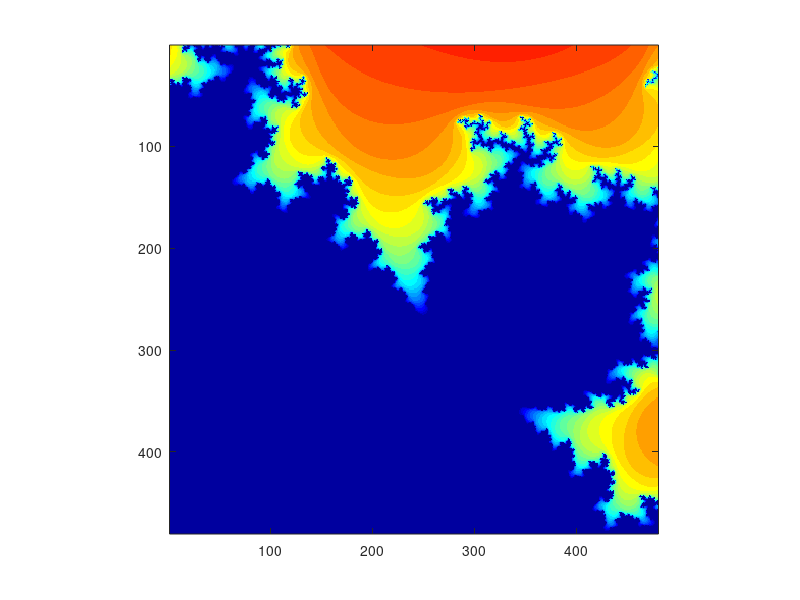

Write MATLAB code to recreate this figure.
% The given values from the assignment to get the image from 7A
xc = .225;
yc = -.540;
halfsize =  0.12;
res = 480;
zoom = 1;

% Calculating the region
x0 = xc - halfsize / zoom;
x1 = xc + halfsize / zoom;
x = linspace(x0,x1,res);

y0 = yc - halfsize / zoom;
y1 = yc + halfsize / zoom;
y = linspace(y0,y1,res);

[X,Y] = meshgrid(x,y);
z0 = X + i*Y;

n = length(x);
z = zeros(n,n);
c = zeros(n,n);

% Same depth as in 7A to be able to get the same image.
depth = 32;
   for k = 1:depth
      z = z.^2 + z0;
      c(abs(z) < 2) = k;
   end
   
c
image(c)
axis image

colormap(flipud(jet(depth)))
   
